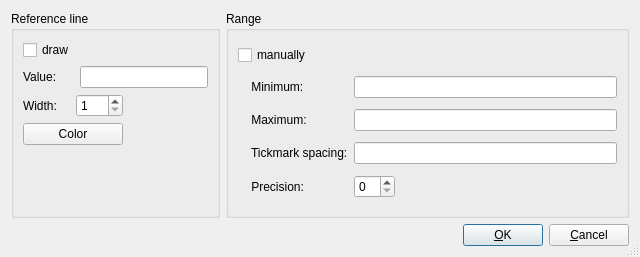
<?xml version="1.0" encoding="UTF-8"?>
<ui version="4.0">
 <class>SetXAxisOptionsFloatDialog</class>
 <widget class="QDialog" name="SetXAxisOptionsFloatDialog">
  <property name="geometry">
   <rect>
    <x>0</x>
    <y>0</y>
    <width>640</width>
    <height>257</height>
   </rect>
  </property>
  <property name="windowTitle">
   <string>X-Axis options</string>
  </property>
  <property name="sizeGripEnabled">
   <bool>true</bool>
  </property>
  <layout class="QGridLayout" name="gridLayout_2">
   <item row="0" column="0">
    <widget class="QGroupBox" name="Refline_groupBox">
     <property name="title">
      <string>Reference line</string>
     </property>
     <layout class="QGridLayout" name="gridLayout_8">
      <item row="0" column="0">
       <widget class="QCheckBox" name="DrawRefline_checkBox">
        <property name="text">
         <string>draw</string>
        </property>
       </widget>
      </item>
      <item row="1" column="0">
       <widget class="QLabel" name="GraphicMinimum_label_2">
        <property name="text">
         <string>Value:</string>
        </property>
       </widget>
      </item>
      <item row="1" column="1" colspan="3">
       <widget class="QLineEdit" name="ReflineValue_lineEdit"/>
      </item>
      <item row="2" column="0" colspan="2">
       <layout class="QHBoxLayout" name="horizontalLayout_3">
        <item>
         <widget class="QLabel" name="ReflineWidth_label">
          <property name="text">
           <string>Width:</string>
          </property>
         </widget>
        </item>
        <item>
         <widget class="QSpinBox" name="ReflineWidth_spinBox">
          <property name="minimum">
           <number>1</number>
          </property>
          <property name="maximum">
           <number>20</number>
          </property>
         </widget>
        </item>
       </layout>
      </item>
      <item row="3" column="0" colspan="2">
       <widget class="QPushButton" name="ReflineColor_pushButton">
        <property name="minimumSize">
         <size>
          <width>100</width>
          <height>0</height>
         </size>
        </property>
        <property name="maximumSize">
         <size>
          <width>100</width>
          <height>16777215</height>
         </size>
        </property>
        <property name="text">
         <string>Color</string>
        </property>
       </widget>
      </item>
      <item row="3" column="2">
       <widget class="QFrame" name="ReflineColor_frame">
        <property name="minimumSize">
         <size>
          <width>50</width>
          <height>0</height>
         </size>
        </property>
        <property name="maximumSize">
         <size>
          <width>50</width>
          <height>16777215</height>
         </size>
        </property>
        <property name="frameShape">
         <enum>QFrame::NoFrame</enum>
        </property>
        <property name="frameShadow">
         <enum>QFrame::Raised</enum>
        </property>
       </widget>
      </item>
      <item row="4" column="1">
       <spacer name="verticalSpacer">
        <property name="orientation">
         <enum>Qt::Vertical</enum>
        </property>
        <property name="sizeHint" stdset="0">
         <size>
          <width>20</width>
          <height>17</height>
         </size>
        </property>
       </spacer>
      </item>
     </layout>
    </widget>
   </item>
   <item row="0" column="1">
    <widget class="QGroupBox" name="groupBox">
     <property name="title">
      <string>Range</string>
     </property>
     <layout class="QGridLayout" name="gridLayout">
      <item row="0" column="0">
       <widget class="QCheckBox" name="useManualScaleSettings_checkBox">
        <property name="text">
         <string>manually</string>
        </property>
       </widget>
      </item>
      <item row="1" column="0">
       <widget class="QLabel" name="GraphicMinimum_label">
        <property name="text">
         <string>    Minimum:</string>
        </property>
       </widget>
      </item>
      <item row="1" column="1" colspan="2">
       <widget class="QLineEdit" name="GraphicMinimum_lineEdit"/>
      </item>
      <item row="2" column="0">
       <widget class="QLabel" name="GraphicMaximum_label">
        <property name="text">
         <string>    Maximum:</string>
        </property>
       </widget>
      </item>
      <item row="2" column="1" colspan="2">
       <widget class="QLineEdit" name="GraphicMaximum_lineEdit"/>
      </item>
      <item row="3" column="0">
       <widget class="QLabel" name="TickmarkSpacing_label">
        <property name="text">
         <string>    Tickmark spacing:</string>
        </property>
       </widget>
      </item>
      <item row="3" column="1" colspan="2">
       <widget class="QLineEdit" name="TickmarkSpacing_lineEdit"/>
      </item>
      <item row="4" column="0">
       <widget class="QLabel" name="Precision_label">
        <property name="text">
         <string>    Precision:</string>
        </property>
       </widget>
      </item>
      <item row="4" column="1">
       <widget class="QSpinBox" name="Precision_spinBox"/>
      </item>
      <item row="4" column="2">
       <spacer name="horizontalSpacer">
        <property name="orientation">
         <enum>Qt::Horizontal</enum>
        </property>
        <property name="sizeHint" stdset="0">
         <size>
          <width>80</width>
          <height>20</height>
         </size>
        </property>
       </spacer>
      </item>
     </layout>
    </widget>
   </item>
   <item row="1" column="0" colspan="2">
    <layout class="QHBoxLayout">
     <item>
      <spacer>
       <property name="orientation">
        <enum>Qt::Horizontal</enum>
       </property>
       <property name="sizeHint" stdset="0">
        <size>
         <width>40</width>
         <height>20</height>
        </size>
       </property>
      </spacer>
     </item>
     <item>
      <widget class="QPushButton" name="OK_pushButton">
       <property name="text">
        <string>&amp;OK</string>
       </property>
       <property name="default">
        <bool>true</bool>
       </property>
      </widget>
     </item>
     <item>
      <widget class="QPushButton" name="Cancel_pushButton">
       <property name="text">
        <string>&amp;Cancel</string>
       </property>
      </widget>
     </item>
    </layout>
   </item>
  </layout>
 </widget>
 <tabstops>
  <tabstop>DrawRefline_checkBox</tabstop>
  <tabstop>ReflineValue_lineEdit</tabstop>
  <tabstop>ReflineWidth_spinBox</tabstop>
  <tabstop>ReflineColor_pushButton</tabstop>
  <tabstop>useManualScaleSettings_checkBox</tabstop>
  <tabstop>GraphicMinimum_lineEdit</tabstop>
  <tabstop>GraphicMaximum_lineEdit</tabstop>
  <tabstop>TickmarkSpacing_lineEdit</tabstop>
  <tabstop>Precision_spinBox</tabstop>
  <tabstop>OK_pushButton</tabstop>
  <tabstop>Cancel_pushButton</tabstop>
 </tabstops>
 <resources/>
 <connections/>
</ui>
